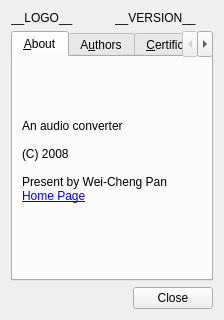
<?xml version="1.0" encoding="UTF-8"?>
<ui version="4.0">
 <class>AboutWidget</class>
 <widget class="QWidget" name="AboutWidget">
  <property name="geometry">
   <rect>
    <x>0</x>
    <y>0</y>
    <width>224</width>
    <height>320</height>
   </rect>
  </property>
  <property name="windowTitle">
   <string>About Khopper</string>
  </property>
  <layout class="QVBoxLayout" name="verticalLayout">
   <item>
    <layout class="QHBoxLayout" name="horizontalLayout">
     <item>
      <widget class="QLabel" name="logo">
       <property name="text">
        <string notr="true">__LOGO__</string>
       </property>
      </widget>
     </item>
     <item>
      <widget class="QLabel" name="version">
       <property name="text">
        <string notr="true">__VERSION__</string>
       </property>
      </widget>
     </item>
    </layout>
   </item>
   <item>
    <widget class="QTabWidget" name="tabWidget">
     <property name="currentIndex">
      <number>0</number>
     </property>
     <widget class="QWidget" name="tab">
      <attribute name="title">
       <string>&amp;About</string>
      </attribute>
      <layout class="QGridLayout" name="gridLayout">
       <item row="0" column="0">
        <widget class="QLabel" name="label_3">
         <property name="text">
          <string>An audio converter&lt;br/&gt;
&lt;br/&gt;
(C) 2008&lt;br/&gt;
&lt;br/&gt;
Present by Wei-Cheng Pan&lt;br/&gt;
&lt;a href=\&quot;http://legnaleurc.blogspot.com/search/label/Khopper\&quot;&gt;Home Page&lt;/a&gt;&lt;br/&gt;</string>
         </property>
         <property name="textFormat">
          <enum>Qt::RichText</enum>
         </property>
        </widget>
       </item>
      </layout>
     </widget>
     <widget class="QWidget" name="tab_2">
      <attribute name="title">
       <string>A&amp;uthors</string>
      </attribute>
      <layout class="QGridLayout" name="gridLayout_4">
       <item row="0" column="0">
        <widget class="QScrollArea" name="scrollArea">
         <property name="widgetResizable">
          <bool>true</bool>
         </property>
         <widget class="QWidget" name="scrollAreaWidgetContents">
          <property name="geometry">
           <rect>
            <x>0</x>
            <y>0</y>
            <width>203</width>
            <height>224</height>
           </rect>
          </property>
          <layout class="QGridLayout" name="gridLayout_2">
           <item row="0" column="0">
            <widget class="QLabel" name="label_4">
             <property name="text">
              <string>Wei-Cheng Pan&lt;br/&gt;
&amp;nbsp;&amp;nbsp;&amp;nbsp;&amp;nbsp;&lt;a href=&quot;http://legnaleurc.blogspot.com&quot;&gt;http://legnaleurc.blogspot.com&lt;/a&gt;&lt;br/&gt;
&amp;nbsp;&amp;nbsp;&amp;nbsp;&amp;nbsp;&lt;a href=&quot;mailto:legnaleurc@gmail.com&quot;&gt;legnaleurc@gmail.com&lt;/a&gt;&lt;br/&gt;
&lt;br/&gt;
Meng-Lin Jhuang&lt;br/&gt;
&lt;br/&gt;
Jheng-Syuan Lin&lt;br/&gt;
&lt;br/&gt;
Zih-Jie Jhou&lt;br/&gt;
&lt;br/&gt;
Wei-Ru Zeng&lt;br/&gt;
&lt;br/&gt;</string>
             </property>
             <property name="textFormat">
              <enum>Qt::RichText</enum>
             </property>
            </widget>
           </item>
          </layout>
         </widget>
        </widget>
       </item>
      </layout>
     </widget>
     <widget class="QWidget" name="tab_3">
      <attribute name="title">
       <string>&amp;Certification</string>
      </attribute>
      <layout class="QGridLayout" name="gridLayout_3">
       <item row="0" column="0">
        <widget class="QLabel" name="label_5">
         <property name="text">
          <string/>
         </property>
         <property name="pixmap">
          <pixmap resource="../../main.qrc">:/image/womm.png</pixmap>
         </property>
        </widget>
       </item>
      </layout>
     </widget>
    </widget>
   </item>
   <item>
    <widget class="QDialogButtonBox" name="buttonBox">
     <property name="standardButtons">
      <set>QDialogButtonBox::Close</set>
     </property>
    </widget>
   </item>
  </layout>
 </widget>
 <resources>
  <include location="../../main.qrc"/>
 </resources>
 <connections>
  <connection>
   <sender>buttonBox</sender>
   <signal>rejected()</signal>
   <receiver>AboutWidget</receiver>
   <slot>hide()</slot>
   <hints>
    <hint type="sourcelabel">
     <x>84</x>
     <y>305</y>
    </hint>
    <hint type="destinationlabel">
     <x>92</x>
     <y>372</y>
    </hint>
   </hints>
  </connection>
 </connections>
</ui>
